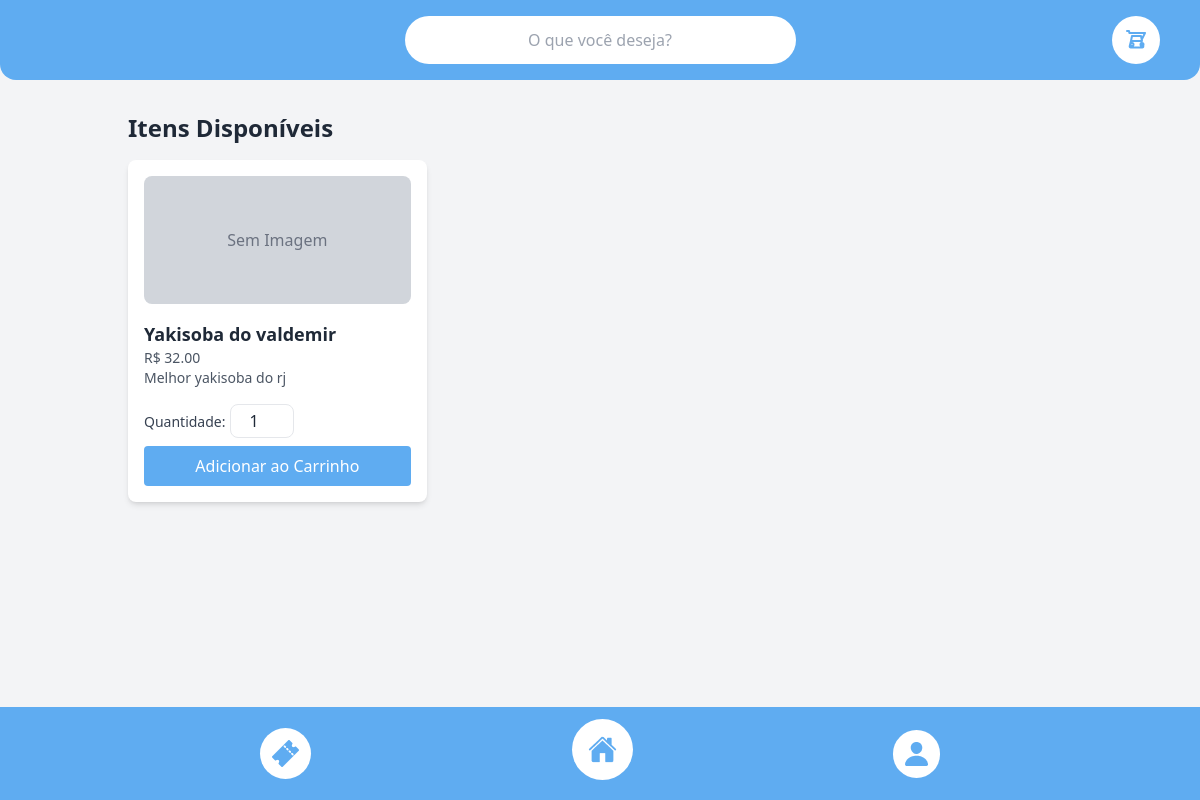
/estabelecimento/14d5bc2d-5f9d-456f-a0ad-5fce5a001de0/itens/ (signed in), run on the app's committed database.
### app/models.py (models this page shows, shortened)
class Itens(models.Model):
    id_item = models.UUIDField(primary_key=True, default=uuid.uuid4, editable=False)
    nome_item = models.CharField(max_length=255)
    valor_item = models.DecimalField(
        max_digits=6,
        decimal_places=2,
        validators=[MinValueValidator(0.00)]
    )
    descricao = models.TextField()
    estoque = models.IntegerField(validators=[MinValueValidator(0)])
    id_estabelecimento = models.ForeignKey(
        Estabelecimento,
        on_delete=models.CASCADE,
        related_name='itens',
        verbose_name='id_estabelecimento'
    )

### app/views.py (the view)
# urls.py: path('estabelecimento/<uuid:id_estabelecimento>/itens/', views.itens_estabelecimento, name='itens_estabelecimento'),
@login_required
def itens_estabelecimento(request, id_estabelecimento):
    estabelecimento = get_object_or_404(Estabelecimento, id_estabelecimento=id_estabelecimento)
    itens = estabelecimento.itens.all()
    return render(request, 'menu.html', {'estabelecimento': estabelecimento, 'itens': itens})

### app/templates/menu.html (shortened to what this page needs)
{% load static %}
<!DOCTYPE html>
<html lang="pt-br">
<head>
    <link href="{% static 'css/output.css' %}" rel="stylesheet">
</head>
<body class="bg-gray-100">
    {% include 'header.html' %}
    <main class="flex-grow pt-28 pb-32 fade-in lg:mx-32 mx-10">
        <h1 class="text-2xl font-bold text-gray-800 mb-4">Itens Disponíveis</h1>
        {% if itens %}
        <div class="grid grid-cols-1 sm:grid-cols-2 lg:grid-cols-3 gap-6">
            {% for item in itens %}
            <div class="bg-white shadow-md rounded-lg p-4">
                <div class="h-32 bg-gray-300 rounded-lg mb-4">
                    {% if item.imagem %}
                    <img src="{{ item.imagem.url }}" alt="{{ item.nome_item }}" class="w-full h-full object-cover rounded-lg">
                    {% else %}
                    <span class="flex items-center justify-center h-full text-gray-500">Sem Imagem</span>
                    {% endif %}
                </div>
                <h2 class="text-lg font-bold text-gray-800">{{ item.nome_item }}</h2>
                <p class="text-sm text-gray-600">R$ {{ item.valor_item|floatformat:2 }}</p>
                <p class="text-sm text-gray-600">{{ item.descricao }}</p>
                <form method="post" action="{% url 'add_to_cart' item.id_item %}" class="mt-4">
                    <label for="quantidade-{{ item.id_item }}" class="text-sm text-gray-700">Quantidade:</label>
                    <input id="quantidade-{{ item.id_item }}" type="number" name="quantidade" value="1" min="1" max="{{ item.estoque }}" class="w-16 text-center border rounded-lg py-1 px-2 text-gray-800">
                    <button class="bg-primary text-white py-2 px-4 rounded hover:bg-primary-dark mt-2 w-full">Adicionar ao Carrinho</button>
                </form>
            </div>
            {% endfor %}
        </div>
        {% else %}
        <div class="text-center text-gray-600 mt-12">
            <p>Nenhum item disponível no momento.</p>
            <a href="{% url 'home' %}" class="text-primary font-bold hover:underline">Voltar aos Estabelecimentos</a>
        </div>
        {% endif %}
    </main>
    {% include 'footer.html' %}
</body>
</html>

### data on the page
Itens: nome_item "Yakisoba do valdemir", valor_item "32.00", descricao "Melhor yakisoba do rj"
